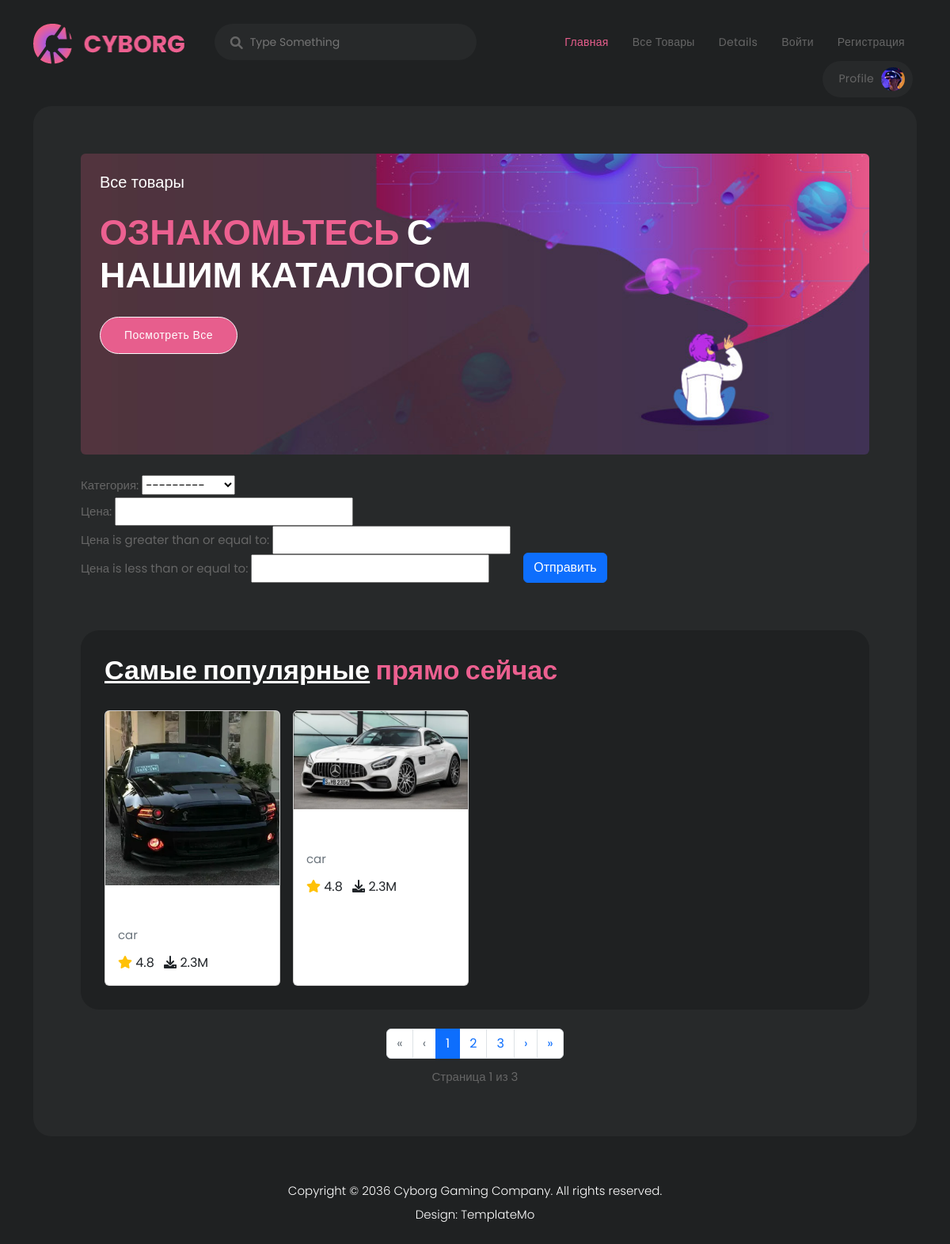
Page /catalog/ on the committed database.
### main/models.py (models this page shows, shortened)
class Product(models.Model):
    user = models.ForeignKey(User, on_delete=models.CASCADE)
    title = models.CharField(
        max_length=123,
        verbose_name='Название'
    )
    category = models.ForeignKey(
        Category,
        on_delete=models.PROTECT,
        verbose_name='Категория'
    )
    main_image = models.ImageField(
        upload_to='media/main_covers',
        verbose_name='Главное фото',
        help_text='Фото которое будет отобрадажаться на обложке объявления'
    )
    images = models.ManyToManyField(
        Image,
        verbose_name='Изображения'
    )
    description = models.TextField(
        verbose_name='Описание'
    )
    price = models.DecimalField(
        max_digits=8,
        decimal_places=2,
        verbose_name='Цена'
    )
    is_active = models.BooleanField(
        default=True,
        verbose_name='Активен'
    )
    class Meta:
        verbose_name = 'Продукт'
        verbose_name_plural = 'Продукты'

class Category(models.Model):
    title = models.CharField(
        max_length=123,
        verbose_name='Название'
    )
    def __str__(self):
        return self.title
    class Meta:
        verbose_name = 'Категория'
        verbose_name_plural = 'Категории'

### main/views.py (the view)
# urls.py: path('catalog/', views.product_list_view, name='catalog')
def product_list_view(request):
    queryset = Product.objects.filter(is_active=True)
    if 'product_search' in request.GET:
        product_name = request.GET.get("product_search")
        queryset = queryset.filter(title__icontains=product_name)
    products = ProductListFilter(request.GET, queryset=queryset)
    paginator = Paginator(products.qs, 2)
    page_number = request.GET.get("page")
    page_obj = paginator.get_page(page_number)
    return render(request, 'main/product_list.html', {'page_obj': page_obj, 'products': products})

### main/templates/main/product_list.html (shortened to what this page needs)
{% extends 'base.html' %}
{% load static %}
{% block content %}
<div class="container my-4">
  <div class="row">
    <div class="col-lg-12">
      <div class="page-content">
        <div class="main-banner p-4 mb-4 bg-dark text-white rounded">
          <div class="row">
            <div class="col-lg-7">
              <div class="header-text">
                <h6>Все товары</h6>
                <h4><em>Ознакомьтесь</em> с нашим каталогом</h4>
                <div class="main-button mt-3">
                  <a href="#" class="btn btn-outline-light">Посмотреть все</a>
                </div>
              </div>
            </div>
          </div>
        </div>
        <form method="get" class="row g-3 mb-4">
          <div class="col-auto">
            {{ products.form.as_p }}
          </div>
          <div class="col-auto d-flex align-items-end">
            <button type="submit" class="btn btn-primary">Отправить</button>
          </div>
        </form>
        <div class="most-popular">
          <div class="row">
            <div class="col-lg-12">
              <div class="heading-section mb-3">
                <h4><em>Самые популярные</em> прямо сейчас</h4>
              </div>
              <div class="row g-3">
                {% for product in page_obj %}
                  <div class="col-lg-3 col-md-4 col-sm-6">
                    <a href="{% url 'product_detail' product.id %}" class="text-decoration-none text-dark">
                      <div class="card h-100">
                        <img src="{{ product.main_image.url }}" class="card-img-top" alt="{{ product.title }}">
                        <div class="card-body">
                          <h5 class="card-title mb-2">{{ product.title }}</h5>
                          <p class="text-muted mb-2">{{ product.category }}</p>
                          <ul class="list-inline mb-0">
                            <li class="list-inline-item">
                              <i class="fa fa-star text-warning"></i> 4.8
                            </li>
                            <li class="list-inline-item">
                              <i class="fa fa-download"></i> 2.3M
                            </li>
                          </ul>
                        </div>
                      </div>
                    </a>
                  </div>
                {% endfor %}
              </div>
            </div>
          </div>
        </div>
        <div class="pagination-block mt-4">
          <nav aria-label="Пагинация">
            <ul class="pagination justify-content-center">
              {% if page_obj.has_previous %}
                <li class="page-item">
                  <a class="page-link" href="?page=1" aria-label="Первая страница">
                    <span aria-hidden="true">&laquo;</span>
                  </a>
                </li>
                <li class="page-item">
                  <a class="page-link" href="?page={{ page_obj.previous_page_number }}" aria-label="Предыдущая страница">
                    <span aria-hidden="true">&lsaquo;</span>
                  </a>
                </li>
              {% else %}
                <li class="page-item disabled">
                  <span class="page-link">&laquo;</span>
                </li>
                <li class="page-item disabled">
                  <span class="page-link">&lsaquo;</span>
                </li>
              {% endif %}
              {% for num in page_obj.paginator.page_range %}
                {% if page_obj.number == num %}
                  <li class="page-item active" aria-current="page">
                    <span class="page-link">{{ num }}</span>
                  </li>
                {% elif num > page_obj.number|add:-3 and num < page_obj.number|add:3 %}
                  <li class="page-item">
                    <a class="page-link" href="?page={{ num }}">{{ num }}</a>
                  </li>
                {% endif %}
              {% endfor %}
              {% if page_obj.has_next %}
                <li class="page-item">
                  <a class="page-link" href="?page={{ page_obj.next_page_number }}" aria-label="Следующая страница">
                    <span aria-hidden="true">&rsaquo;</span>
                  </a>
                </li>
                <li class="page-item">
                  <a class="page-link" href="?page={{ page_obj.paginator.num_pages }}" aria-label="Последняя страница">
                    <span aria-hidden="true">&raquo;</span>
                  </a>
                </li>
              {% endif %}
            </ul>
          </nav>
          <p class="text-center mt-2">
            Страница {{ page_obj.number }} из {{ page_obj.paginator.num_pages }}
          </p>
        </div>
      </div>
    </div>
  </div>
</div>
{% endblock %}

### static/assets/css/templatemo-cyborg-gaming.css (style rules this page uses)
html, body, div, span, applet, object, iframe, h1, h2, h3, h4, h5, h6, p, blockquote, div pre, a, abbr, acronym, address, big, cite, code, del, dfn, em, font, img, ins, kbd, q, s, samp, small, strike, strong, sub, sup, tt, var, b, u, i, center, dl, dt, dd, ol, ul, li, figure, header, nav, section, article, aside, footer, figcaption { margin: 0; padding: 0; border: 0; outline: 0; }
ul, li { padding: 0; margin: 0; list-style: none; }
header, nav, section, article, aside, footer, hgroup { display: block; }
* { box-sizing: border-box; }
html, body { font-family: 'Poppins', sans-serif; font-weight: 400; background-color: #1e1e1e; font-size: 16px; -ms-text-size-adjust: 100%; -webkit-font-smoothing: antialiased; -moz-osx-font-smoothing: grayscale; }
a { color: #CCC; text-decoration: none !important; }
h1, h2, h3, h4, h5, h6 { margin-top: 0px; margin-bottom: 0px; color: #fff; font-weight: 700; }
ul { margin-bottom: 0px; }
p { font-size: 15px; line-height: 30px; color: #fff; }
img { width: 100%; overflow: hidden; }
html, body { background: #1f2122; font-family: 'Poppins', sans-serif; }
body .page-content { margin-top: 110px; background-color: #27292a; padding: 60px; border-radius: 23px; }
p { font-size: 15px; color: #666; line-height: 30px; margin-bottom: 0px; }
.main-button a { font-size: 14px; color: #fff; background-color: #e75e8d; padding: 12px 30px; display: inline-block; border-radius: 25px; font-weight: 400; text-transform: capitalize; letter-spacing: 0.5px; transition: all .3s; position: relative; overflow: hidden; }
.heading-section h4 { color: #ec6090; font-size: 34px; text-decoration: none; margin-bottom: 30px; }
.heading-section h4 em { color: #fff; font-style: normal; text-decoration: underline; }
.main-banner { background-image: url(../images/banner-bg.jpg); background-position: center center; background-size: cover; min-height: 380px; border-radius: 23px; padding: 80px 60px; }
.main-banner h6 { font-size: 20px; color: #fff; font-weight: 400; margin-bottom: 25px; }
.main-banner h4 { font-size: 45px; text-transform: uppercase; margin-bottom: 25px; }
.main-banner h4 em { font-style: normal; color: #ec6090; }
.most-popular { margin-top: 60px; padding: 30px; background-color: #1f2122; border-radius: 23px; }
body { overflow-x: hidden; }

### rows in the picture
Product: main_image (picture), category "car"
Product: main_image (picture), category "car"

### other values in the picture
{{ num }} "1"
{{ num }} "2" "3"
{{ page_obj.number }} "1"
{{ page_obj.paginator.num_pages }} "3"
